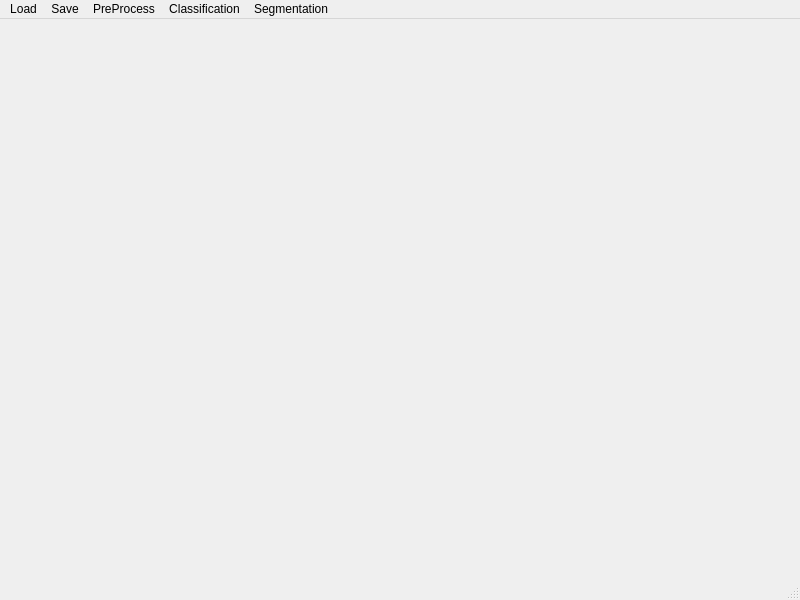
<?xml version="1.0" encoding="UTF-8"?>
<ui version="4.0">
 <class>MainWindow</class>
 <widget class="QMainWindow" name="MainWindow">
  <property name="geometry">
   <rect>
    <x>0</x>
    <y>0</y>
    <width>800</width>
    <height>600</height>
   </rect>
  </property>
  <property name="windowTitle">
   <string>MainWindow</string>
  </property>
  <widget class="QWidget" name="centralwidget"/>
  <widget class="QMenuBar" name="menubar">
   <property name="geometry">
    <rect>
     <x>0</x>
     <y>0</y>
     <width>800</width>
     <height>23</height>
    </rect>
   </property>
   <widget class="QMenu" name="menutools">
    <property name="title">
     <string>Load</string>
    </property>
    <widget class="QMenu" name="menuload">
     <property name="title">
      <string>Image</string>
     </property>
     <addaction name="actionimage"/>
     <addaction name="action_nii_files"/>
    </widget>
    <widget class="QMenu" name="menuROI">
     <property name="title">
      <string>ROI</string>
     </property>
     <addaction name="actionDICOM_DIR"/>
     <addaction name="action_nii_Files"/>
    </widget>
    <addaction name="separator"/>
    <addaction name="menuload"/>
    <addaction name="menuROI"/>
   </widget>
   <widget class="QMenu" name="menuSave">
    <property name="title">
     <string>Save</string>
    </property>
    <widget class="QMenu" name="menuROI_2">
     <property name="title">
      <string>ROI</string>
     </property>
     <addaction name="actionSelected_ROI"/>
     <addaction name="actionAll_ROI"/>
    </widget>
    <addaction name="actionImage"/>
    <addaction name="menuROI_2"/>
   </widget>
   <widget class="QMenu" name="menuPreProcess">
    <property name="title">
     <string>PreProcess</string>
    </property>
    <addaction name="actionWavelet_Denoise"/>
    <addaction name="actionSuper_Resolution"/>
    <addaction name="actionGuassian_Smooth"/>
    <addaction name="actionMean_Smooth"/>
    <addaction name="actionMedian_Smooth"/>
    <addaction name="actionResample"/>
   </widget>
   <widget class="QMenu" name="menuClassification">
    <property name="title">
     <string>Classification</string>
    </property>
    <addaction name="actionLogit_Regression"/>
    <addaction name="actionSupport_Vector_Classification"/>
   </widget>
   <widget class="QMenu" name="menuSegmentation">
    <property name="title">
     <string>Segmentation</string>
    </property>
    <addaction name="actionThreshold"/>
   </widget>
   <addaction name="menutools"/>
   <addaction name="menuSave"/>
   <addaction name="menuPreProcess"/>
   <addaction name="menuClassification"/>
   <addaction name="menuSegmentation"/>
  </widget>
  <widget class="QStatusBar" name="statusbar"/>
  <action name="actionimage">
   <property name="text">
    <string>DICOM DIR</string>
   </property>
  </action>
  <action name="action_nii_files">
   <property name="text">
    <string>*nii files</string>
   </property>
  </action>
  <action name="actionDICOM_DIR">
   <property name="text">
    <string>DICOM DIR</string>
   </property>
  </action>
  <action name="actionImage">
   <property name="text">
    <string>Image</string>
   </property>
  </action>
  <action name="actionSelected_ROI">
   <property name="text">
    <string>Selected ROI</string>
   </property>
  </action>
  <action name="actionAll_ROI">
   <property name="text">
    <string>All ROI</string>
   </property>
  </action>
  <action name="action_nii_Files">
   <property name="text">
    <string>*.nii files</string>
   </property>
  </action>
  <action name="actionWavelet_Denoise">
   <property name="text">
    <string>Wavelet Denoise</string>
   </property>
  </action>
  <action name="actionSuper_Resolution">
   <property name="text">
    <string>Super Resolution</string>
   </property>
  </action>
  <action name="actionGuassian_Smooth">
   <property name="text">
    <string>Guassian Smooth</string>
   </property>
  </action>
  <action name="actionMean_Smooth">
   <property name="text">
    <string>Mean Smooth</string>
   </property>
  </action>
  <action name="actionMedian_Smooth">
   <property name="text">
    <string>Median Smooth</string>
   </property>
  </action>
  <action name="actionResample">
   <property name="text">
    <string>Resample</string>
   </property>
  </action>
  <action name="actionLogit_Regression">
   <property name="text">
    <string>Logit Regression</string>
   </property>
  </action>
  <action name="actionSupport_Vector_Classification">
   <property name="text">
    <string>Support Vector Classification</string>
   </property>
  </action>
  <action name="actionThreshold">
   <property name="text">
    <string>Threshold</string>
   </property>
  </action>
 </widget>
 <resources/>
 <connections/>
</ui>
